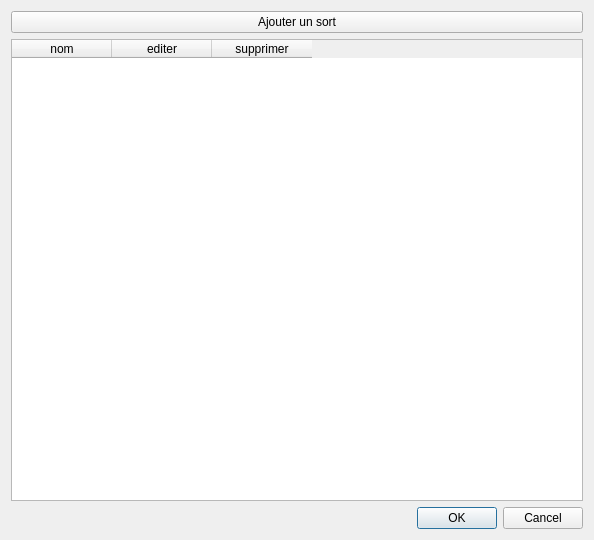
<?xml version="1.0" encoding="UTF-8"?>
<ui version="4.0">
 <class>EditerSorts</class>
 <widget class="QDialog" name="EditerSorts">
  <property name="geometry">
   <rect>
    <x>0</x>
    <y>0</y>
    <width>594</width>
    <height>540</height>
   </rect>
  </property>
  <property name="windowTitle">
   <string>Dialog</string>
  </property>
  <layout class="QVBoxLayout" name="verticalLayout_2">
   <item>
    <layout class="QHBoxLayout" name="lay_haut">
     <item>
      <widget class="QPushButton" name="ajoute_sort">
       <property name="text">
        <string>Ajouter un sort</string>
       </property>
      </widget>
     </item>
    </layout>
   </item>
   <item>
    <layout class="QHBoxLayout" name="lay_bas">
     <item>
      <widget class="QTableWidget" name="tab_sorts">
       <column>
        <property name="text">
         <string>nom</string>
        </property>
       </column>
       <column>
        <property name="text">
         <string>editer</string>
        </property>
       </column>
       <column>
        <property name="text">
         <string>supprimer</string>
        </property>
       </column>
      </widget>
     </item>
    </layout>
   </item>
   <item>
    <widget class="QDialogButtonBox" name="buttonBox">
     <property name="orientation">
      <enum>Qt::Horizontal</enum>
     </property>
     <property name="standardButtons">
      <set>QDialogButtonBox::Cancel|QDialogButtonBox::Ok</set>
     </property>
    </widget>
   </item>
  </layout>
 </widget>
 <resources/>
 <connections>
  <connection>
   <sender>buttonBox</sender>
   <signal>accepted()</signal>
   <receiver>EditerSorts</receiver>
   <slot>accept()</slot>
   <hints>
    <hint type="sourcelabel">
     <x>248</x>
     <y>254</y>
    </hint>
    <hint type="destinationlabel">
     <x>157</x>
     <y>274</y>
    </hint>
   </hints>
  </connection>
  <connection>
   <sender>buttonBox</sender>
   <signal>rejected()</signal>
   <receiver>EditerSorts</receiver>
   <slot>reject()</slot>
   <hints>
    <hint type="sourcelabel">
     <x>316</x>
     <y>260</y>
    </hint>
    <hint type="destinationlabel">
     <x>286</x>
     <y>274</y>
    </hint>
   </hints>
  </connection>
 </connections>
</ui>
